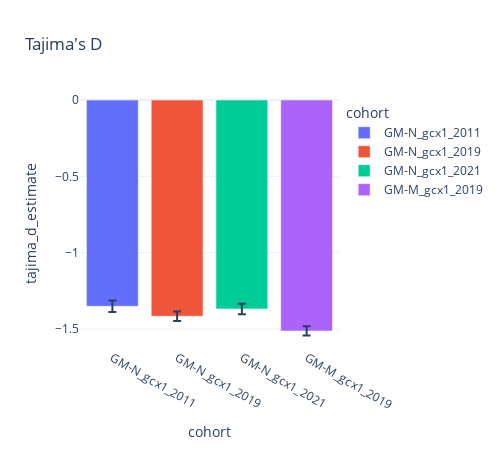

Notebook cell for this chart:
### Code cell
fig = px.bar(
        data_frame=df_stats_gm2,
        x="cohort",
        y="tajima_d_estimate",
        error_y="tajima_d_ci_err",
        title="Tajima's D",
        color="cohort",
        height=450,
        width=500,
        hover_name=hover_name,
        hover_data=hover_data,
        #labels={'tajima_d_estimate':r'$D$'},
        template=template,
        category_orders=category_orders,
    )
fig.write_image('tajima_gcx1.png', scale=2)
fig.show()

### Figure 1 — Plotly figure (JSON) as saved in the notebook; plotly's stock layout.template omitted (floating-point values rounded to 4 significant figures)
{"data": [{"alignmentgroup": "True", "customdata": [["gcx1", "Gambia, The", "GM-N", "Kerewan", "Central Badibu", 2011, "[8, 9, 10]"]], "error_y": {"array": [0.03738]}, "hovertemplate": "<b>%{hovertext}</b><br><br>cohort=%{x}<br>tajima_d_estimate=%{y}<br>taxon=%{customdata[0]}<br>country=%{customdata[1]}<br>admin1_iso=%{customdata[2]}<br>admin1_name=%{customdata[3]}<br>admin2_name=%{customdata[4]}<br>year=%{customdata[5]}<br>month=%{customdata[6]}<extra></extra>", "hovertext": ["GM-N_gcx1_2011"], "legendgroup": "GM-N_gcx1_2011", "marker": {"color": "#636efa", "pattern": {"shape": ""}}, "name": "GM-N_gcx1_2011", "offsetgroup": "GM-N_gcx1_2011", "orientation": "v", "showlegend": true, "textposition": "auto", "type": "bar", "x": ["GM-N_gcx1_2011"], "xaxis": "x", "y": [-1.351], "yaxis": "y"}, {"alignmentgroup": "True", "customdata": [["gcx1", "Gambia, The", "GM-N", "Kerewan", "['Illiasa', 'Lower Niumi', 'Sabach Sanjar']", 2019, "10"]], "error_y": {"array": [0.03142]}, "hovertemplate": "<b>%{hovertext}</b><br><br>cohort=%{x}<br>tajima_d_estimate=%{y}<br>taxon=%{customdata[0]}<br>country=%{customdata[1]}<br>admin1_iso=%{customdata[2]}<br>admin1_name=%{customdata[3]}<br>admin2_name=%{customdata[4]}<br>year=%{customdata[5]}<br>month=%{customdata[6]}<extra></extra>", "hovertext": ["GM-N_gcx1_2019"], "legendgroup": "GM-N_gcx1_2019", "marker": {"color": "#EF553B", "pattern": {"shape": ""}}, "name": "GM-N_gcx1_2019", "offsetgroup": "GM-N_gcx1_2019", "orientation": "v", "showlegend": true, "textposition": "auto", "type": "bar", "x": ["GM-N_gcx1_2019"], "xaxis": "x", "y": [-1.416], "yaxis": "y"}, {"alignmentgroup": "True", "customdata": [["gcx1", "Gambia, The", "GM-N", "Kerewan", "['Central Badibu', 'Illiasa', 'Lower Niumi']", 2021, "9"]], "error_y": {"array": [0.03408]}, "hovertemplate": "<b>%{hovertext}</b><br><br>cohort=%{x}<br>tajima_d_estimate=%{y}<br>taxon=%{customdata[0]}<br>country=%{customdata[1]}<br>admin1_iso=%{customdata[2]}<br>admin1_name=%{customdata[3]}<br>admin2_name=%{customdata[4]}<br>year=%{customdata[5]}<br>month=%{customdata[6]}<extra></extra>", "hovertext": ["GM-N_gcx1_2021"], "legendgroup": "GM-N_gcx1_2021", "marker": {"color": "#00cc96", "pattern": {"shape": ""}}, "name": "GM-N_gcx1_2021", "offsetgroup": "GM-N_gcx1_2021", "orientation": "v", "showlegend": true, "textposition": "auto", "type": "bar", "x": ["GM-N_gcx1_2021"], "xaxis": "x", "y": [-1.368], "yaxis": "y"}, {"alignmentgroup": "True", "customdata": [["gcx1", "Gambia, The", "GM-M", "Kuntaur", "['Niani', 'Nianija']", 2019, "10"]], "error_y": {"array": [0.03024]}, "hovertemplate": "<b>%{hovertext}</b><br><br>cohort=%{x}<br>tajima_d_estimate=%{y}<br>taxon=%{customdata[0]}<br>country=%{customdata[1]}<br>admin1_iso=%{customdata[2]}<br>admin1_name=%{customdata[3]}<br>admin2_name=%{customdata[4]}<br>year=%{customdata[5]}<br>month=%{customdata[6]}<extra></extra>", "hovertext": ["GM-M_gcx1_2019"], "legendgroup": "GM-M_gcx1_2019", "marker": {"color": "#ab63fa", "pattern": {"shape": ""}}, "name": "GM-M_gcx1_2019", "offsetgroup": "GM-M_gcx1_2019", "orientation": "v", "showlegend": true, "textposition": "auto", "type": "bar", "x": ["GM-M_gcx1_2019"], "xaxis": "x", "y": [-1.513], "yaxis": "y"}], "layout": {"barmode": "relative", "height": 450, "legend": {"title": {"text": "cohort"}, "tracegroupgap": 0}, "title": {"text": "Tajima's D"}, "width": 500, "xaxis": {"anchor": "y", "autorange": true, "categoryarray": ["GM-N_gcx1_2011", "GM-N_gcx1_2019", "GM-N_gcx1_2021", "GM-M_gcx1_2019"], "categoryorder": "array", "domain": [0, 1], "range": [-0.5, 3.5], "title": {"text": "cohort"}, "type": "category"}, "yaxis": {"anchor": "x", "autorange": true, "domain": [0, 1], "range": [-1.624, 0], "title": {"text": "tajima_d_estimate"}, "type": "linear"}}}
